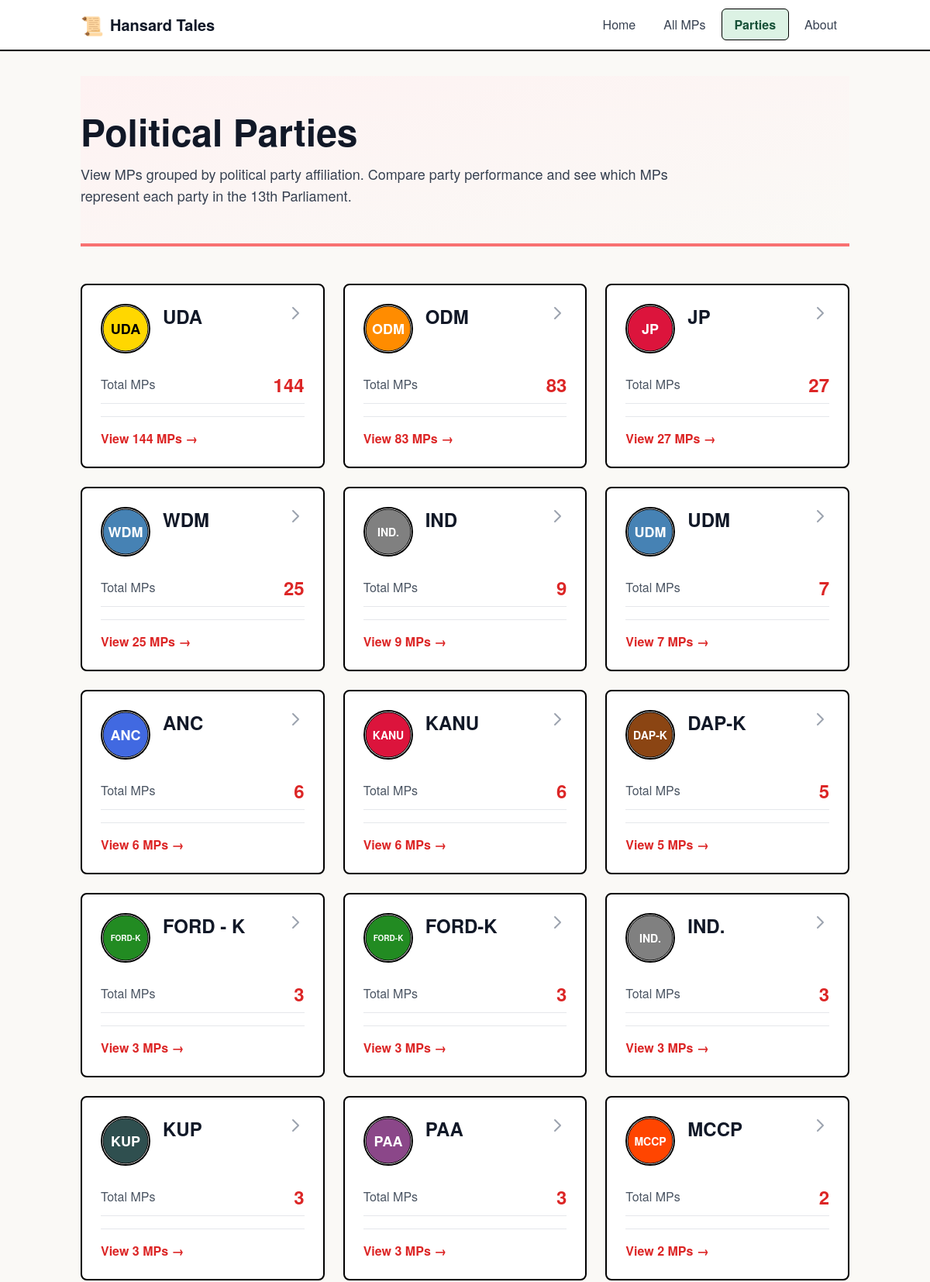
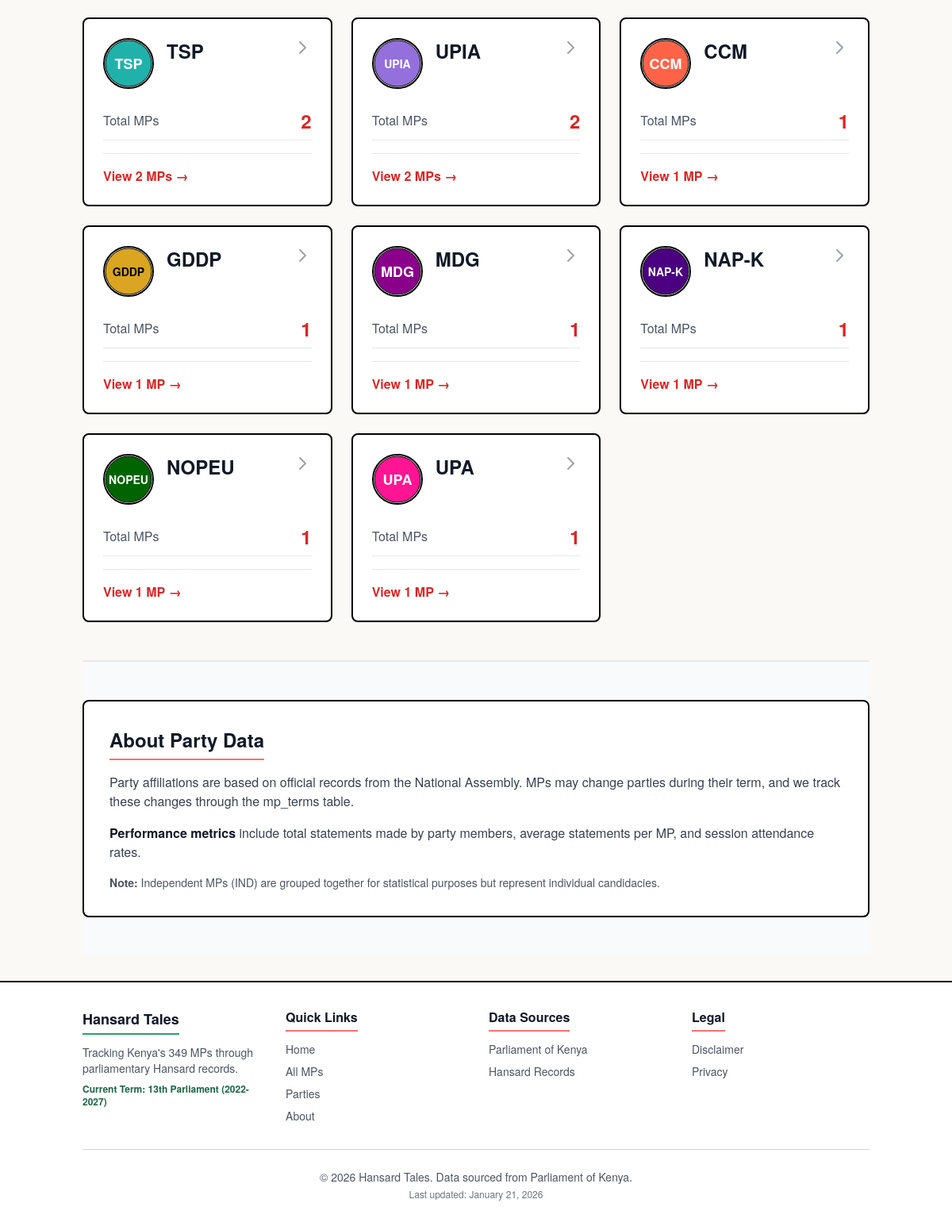
Page /parties/ on the committed database (2 pictures, top to bottom).
### tables this page shows
CREATE TABLE mp_terms (
            id INTEGER PRIMARY KEY AUTOINCREMENT,
            mp_id INTEGER NOT NULL,
            term_id INTEGER NOT NULL,
            constituency TEXT NOT NULL,
            party TEXT,
            elected_date DATE,
            left_date DATE,
            is_current BOOLEAN DEFAULT 0,
            FOREIGN KEY (mp_id) REFERENCES mps(id),
            FOREIGN KEY (term_id) REFERENCES parliamentary_terms(id),
            UNIQUE(mp_id, term_id)
        );

### app.py (the view)
@app.route('/parties/')
def parties():
    conn = get_db_connection()
    parties_data = conn.execute('''
        SELECT
            mt.party,
            COUNT(DISTINCT mt.mp_id) as mp_count,
            COUNT(DISTINCT s.id) as statement_count,
            CAST(COUNT(DISTINCT s.id) AS FLOAT) / COUNT(DISTINCT mt.mp_id) as avg_statements_per_mp
        FROM mp_terms mt
        LEFT JOIN statements s ON s.mp_id = mt.mp_id
        LEFT JOIN hansard_sessions hs ON s.session_id = hs.id
        LEFT JOIN parliamentary_terms pt ON hs.term_id = pt.id AND pt.is_current = 1
        WHERE mt.is_current = 1 AND mt.party IS NOT NULL AND mt.party != ''
        GROUP BY mt.party
        ORDER BY mp_count DESC, mt.party ASC
    ''').fetchall()
    parties = []
    for party in parties_data:
        slug = party['party'].lower().replace(' ', '-').replace('.', '')
        logo_filename = get_logo_filename(party['party'])
        parties.append({
            'name': party['party'],
            'full_name': party['party'],  # Could be expanded with full names
            'slug': slug,
            'logo_filename': logo_filename,
            'mp_count': party['mp_count'],
            'statement_count': party['statement_count'] if party['statement_count'] else 0,
            'avg_statements_per_mp': party['avg_statements_per_mp'] if party['avg_statements_per_mp'] else 0
        })
    conn.close()
    return render_template('pages/parties.html', parties=parties, active_page='parties')

### app.py (called while the page is built)
def get_db_connection():
    test_db_path = os.environ.get('TEST_DB_PATH')
    if test_db_path:
        conn = sqlite3.connect(test_db_path)
    else:
        db_path = os.path.join(os.path.dirname(os.path.abspath(__file__)), 'data', 'hansard.db')
        conn = sqlite3.connect(db_path)
    conn.row_factory = sqlite3.Row
    return conn

def get_logo_filename(party_name):
    normalized = party_name.strip()
    if normalized in ['FORD - K', 'FORD-K']:
        return 'FORD-K.svg'
    elif normalized in ['IND', 'IND.']:
        return 'IND.svg'
    return normalized.replace(' ', '-').replace('.', '') + '.svg'

@app.context_processor
def inject_globals():
    return {
        'current_year': datetime.now().year,
        'last_updated': datetime.now().strftime('%B %d, %Y')
    }

### templates/pages/parties.html (shortened to what this page needs)
{% extends "layouts/base.html" %}
{% block content %}
<section class="bg-gradient-to-br from-kenya-red-50 to-warm-white border-b-4 border-kenya-red-400 py-12">
    <div class="max-w-6xl mx-auto">
        <h1 class="text-4xl md:text-5xl font-bold text-gray-900 mb-4">
            Political Parties
        </h1>
        <p class="text-lg text-gray-700 max-w-3xl">
            View MPs grouped by political party affiliation. Compare party performance and see which MPs represent each
            party in the 13th Parliament.
        </p>
    </div>
</section>
<section class="py-12">
    <div class="max-w-6xl mx-auto">
        {% if parties %}
        <div class="grid md:grid-cols-2 lg:grid-cols-3 gap-6">
            {% for party in parties %}
            <a href="/party/{{ party.slug }}/"
                class="block bg-white border-2 border-black rounded-lg shadow-sm p-6 hover:shadow-md transition-shadow group">
                <div class="flex items-start justify-between mb-4">
                    <div class="flex-shrink-0 mr-4">
                        <img src="/static/images/party-logos/{{ party.logo_filename }}" alt="{{ party.name }} logo"
                            class="w-16 h-16 rounded-full border-2 border-black" onerror="this.style.display='none'">
                    </div>
                    <div class="flex-1">
                        <h2
                            class="text-2xl font-bold text-gray-900 group-hover:text-kenya-red-600 transition-colors mb-1">
                            {{ party.name }}
                        </h2>
                    </div>
                    <svg class="w-6 h-6 text-gray-400 group-hover:text-kenya-red-600 transition-colors flex-shrink-0"
                        fill="none" stroke="currentColor" viewBox="0 0 24 24">
                        <path stroke-linecap="round" stroke-linejoin="round" stroke-width="2" d="M9 5l7 7-7 7"></path>
                    </svg>
                </div>
                <div class="space-y-3">
                    <div class="flex items-center justify-between py-2 border-b border-gray-200">
                        <span class="text-gray-600">Total MPs</span>
                        <span class="text-2xl font-bold text-kenya-red-600">{{ party.mp_count }}</span>
                    </div>
                </div>
                <div class="mt-4 pt-4 border-t border-gray-200">
                    <span class="text-kenya-red-600 font-semibold group-hover:underline">
                        View {{ party.mp_count }} MP{{ 's' if party.mp_count != 1 else '' }} →
                    </span>
                </div>
            </a>
            {% endfor %}
        </div>
        {% endif %}
    </div>
</section>
<section class="py-12 bg-gray-50 border-t-2 border-gray-200">
    <div class="max-w-6xl mx-auto">
        <div class="bg-white border-2 border-black rounded-lg shadow-sm p-6 md:p-8">
            <h2 class="text-2xl font-bold text-gray-900 mb-4 border-b-2 border-kenya-red-400 pb-2 inline-block">
                About Party Data
            </h2>
            <div class="space-y-4 text-gray-700">
                <p>
                    Party affiliations are based on official records from the National Assembly. MPs may change parties
                    during their term, and we track these changes through the mp_terms table.
                </p>
                <p>
                    <strong class="text-gray-900">Performance metrics</strong> include total statements made by party
                    members, average statements per MP, and session attendance rates.
                </p>
                <p class="text-sm text-gray-600">
                    <strong>Note:</strong> Independent MPs (IND) are grouped together for statistical purposes but
                    represent individual candidacies.
                </p>
            </div>
        </div>
    </div>
</section>
{% endblock %}

### templates/layouts/base.html (shortened to what this page needs)
<!DOCTYPE html>
<html lang="en">
<head>
    <script src="https://cdn.tailwindcss.com"></script>
    <link rel="stylesheet" href="{{ url_for('static', filename='css/main.css') }}">
</head>
<body class="bg-warm-white text-gray-900 min-h-screen flex flex-col">
    <header class="bg-white border-b-2 border-black shadow-sm">
        <div class="container mx-auto px-4">
            <nav class="flex items-center justify-between py-4">
                <div class="flex items-center">
                    <a href="{{ url_for('index') }}"
                        class="flex items-center space-x-2 text-xl font-bold text-gray-900 hover:text-kenya-green-600 transition-colors">
                        <span class="text-2xl">📜</span>
                        <span>Hansard Tales</span>
                    </a>
                </div>
                <ul class="hidden lg:flex items-center space-x-1">
                    <li><a href="{{ url_for('index') }}"
                            class="px-4 py-2 rounded-md transition-colors {% if active_page == 'home' %}bg-kenya-green-100 text-kenya-green-800 font-semibold border border-black{% else %}text-gray-700 hover:bg-gray-100 hover:text-kenya-green-700{% endif %}">
                            Home
                        </a></li>
                    <li><a href="{{ url_for('mps_list') }}"
                            class="px-4 py-2 rounded-md transition-colors {% if active_page == 'mps' %}bg-kenya-green-100 text-kenya-green-800 font-semibold border border-black{% else %}text-gray-700 hover:bg-gray-100 hover:text-kenya-green-700{% endif %}">
                            All MPs
                        </a></li>
                    <li><a href="{{ url_for('parties') }}"
                            class="px-4 py-2 rounded-md transition-colors {% if active_page == 'parties' %}bg-kenya-green-100 text-kenya-green-800 font-semibold border border-black{% else %}text-gray-700 hover:bg-gray-100 hover:text-kenya-green-700{% endif %}">
                            Parties
                        </a></li>
                    <li><a href="{{ url_for('about') }}"
                            class="px-4 py-2 rounded-md transition-colors {% if active_page == 'about' %}bg-kenya-green-100 text-kenya-green-800 font-semibold border border-black{% else %}text-gray-700 hover:bg-gray-100 hover:text-kenya-green-700{% endif %}">
                            About
                        </a></li>
                </ul>
            </nav>
        </div>
    </header>
    <main class="flex-grow container mx-auto px-4 py-8">
        {% block content %}{% endblock %}
    </main>
    <footer class="bg-white border-t-2 border-black mt-auto">
        <div class="container mx-auto px-4 py-8">
            <div class="grid grid-cols-1 md:grid-cols-2 lg:grid-cols-4 gap-8 mb-8">
                <div>
                    <h3
                        class="text-lg font-bold text-gray-900 mb-3 border-b-2 border-kenya-green-500 pb-1 inline-block">
                        Hansard Tales</h3>
                    <p class="text-gray-600 text-sm mb-2">Tracking Kenya's 349 MPs through parliamentary Hansard
                        records.</p>
                    <p class="text-xs text-kenya-green-700 font-semibold">Current Term: 13th Parliament (2022-2027)</p>
                </div>
                <div>
                    <h4
                        class="text-md font-semibold text-gray-900 mb-3 border-b-2 border-kenya-red-400 pb-1 inline-block">
                        Quick Links</h4>
                    <ul class="space-y-2 text-sm">
                        <li><a href="{{ url_for('index') }}"
                                class="text-gray-600 hover:text-kenya-green-700 transition-colors">Home</a></li>
                        <li><a href="{{ url_for('mps_list') }}"
                                class="text-gray-600 hover:text-kenya-green-700 transition-colors">All MPs</a></li>
                        <li><a href="{{ url_for('parties') }}"
                                class="text-gray-600 hover:text-kenya-green-700 transition-colors">Parties</a></li>
                        <li><a href="{{ url_for('about') }}"
                                class="text-gray-600 hover:text-kenya-green-700 transition-colors">About</a></li>
                    </ul>
                </div>
                <div>
                    <h4
                        class="text-md font-semibold text-gray-900 mb-3 border-b-2 border-kenya-red-400 pb-1 inline-block">
                        Data Sources</h4>
                    <ul class="space-y-2 text-sm">
                        <li><a href="https://parliament.go.ke" target="_blank" rel="noopener"
                                class="text-gray-600 hover:text-kenya-green-700 transition-colors">Parliament of
                                Kenya</a></li>
                        <li><a href="https://parliament.go.ke/hansard" target="_blank" rel="noopener"
                                class="text-gray-600 hover:text-kenya-green-700 transition-colors">Hansard Records</a>
                        </li>
                    </ul>
                </div>
                <div>
                    <h4
                        class="text-md font-semibold text-gray-900 mb-3 border-b-2 border-kenya-red-400 pb-1 inline-block">
                        Legal</h4>
                    <ul class="space-y-2 text-sm">
                        <li><a href="{{ url_for('disclaimer') }}"
                                class="text-gray-600 hover:text-kenya-green-700 transition-colors">Disclaimer</a></li>
                        <li><a href="{{ url_for('privacy') }}"
                                class="text-gray-600 hover:text-kenya-green-700 transition-colors">Privacy</a></li>
                    </ul>
                </div>
            </div>
            <div class="border-t border-gray-300 pt-6 text-center text-sm text-gray-600">
                <p class="mb-1">&copy; {{ current_year }} Hansard Tales. Data sourced from Parliament of Kenya.</p>
                <p class="text-xs text-gray-500">Last updated: {{ last_updated }}</p>
            </div>
        </div>
    </footer>
</body>
</html>

### static/css/main.css (style rules this page uses)
body { font-family: "Helvetica Neue", -apple-system, BlinkMacSystemFont, "Segoe UI", Roboto, Arial, "Noto Sans", sans-serif, "Apple Color Emoji", "Segoe UI Emoji", "Segoe UI Symbol", "Noto Color Emoji"; }
html { scroll-behavior: smooth; }

### rows in the picture
mp_terms: shows a picture, name "CCM", mp_count "1"
mp_terms: shows a picture, name "GDDP", mp_count "1"
mp_terms: shows a picture, name "MDG", mp_count "1"
mp_terms: shows a picture, name "NAP-K", mp_count "1"
mp_terms: shows a picture, name "NOPEU", mp_count "1"
mp_terms: shows a picture, name "UPA", mp_count "1"

### other values in the picture
{{ party.name }} "UDA" "ODM" "JP" "WDM" "IND" "UDM" "ANC" "KANU" "DAP-K" "FORD - K" "FORD-K" "IND." "KUP" "PAA" "MCCP" "TSP" "UPIA"
{{ party.mp_count }} "144" "83" "27" "25" "9" "7" "6" "6" "5" "3" "3" "3" "3" "3" "2" "2" "2"
{{ 's' if party.mp_count != 1 else '' }} "s" "s" "s" "s" "s" "s" "s" "s" "s" "s" "s" "s" "s" "s" "s" "s" "s"
